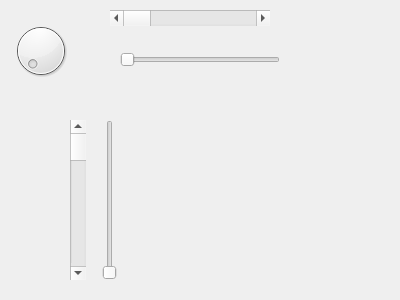
<?xml version="1.0" encoding="UTF-8"?>
<ui version="4.0">
 <class>MyWidget</class>
 <widget class="QWidget" name="MyWidget">
  <property name="geometry">
   <rect>
    <x>0</x>
    <y>0</y>
    <width>400</width>
    <height>300</height>
   </rect>
  </property>
  <property name="windowTitle">
   <string>MyWidget</string>
  </property>
  <widget class="QDial" name="dial">
   <property name="geometry">
    <rect>
     <x>10</x>
     <y>20</y>
     <width>61</width>
     <height>61</height>
    </rect>
   </property>
  </widget>
  <widget class="QSlider" name="horizontalSlider">
   <property name="geometry">
    <rect>
     <x>120</x>
     <y>50</y>
     <width>160</width>
     <height>19</height>
    </rect>
   </property>
   <property name="orientation">
    <enum>Qt::Horizontal</enum>
   </property>
  </widget>
  <widget class="QSlider" name="verticalSlider">
   <property name="geometry">
    <rect>
     <x>100</x>
     <y>120</y>
     <width>19</width>
     <height>160</height>
    </rect>
   </property>
   <property name="orientation">
    <enum>Qt::Vertical</enum>
   </property>
  </widget>
  <widget class="QScrollBar" name="horizontalScrollBar">
   <property name="geometry">
    <rect>
     <x>110</x>
     <y>10</y>
     <width>160</width>
     <height>16</height>
    </rect>
   </property>
   <property name="orientation">
    <enum>Qt::Horizontal</enum>
   </property>
  </widget>
  <widget class="QScrollBar" name="verticalScrollBar">
   <property name="geometry">
    <rect>
     <x>70</x>
     <y>120</y>
     <width>16</width>
     <height>160</height>
    </rect>
   </property>
   <property name="orientation">
    <enum>Qt::Vertical</enum>
   </property>
  </widget>
 </widget>
 <layoutdefault spacing="6" margin="11"/>
 <resources/>
 <connections/>
</ui>
